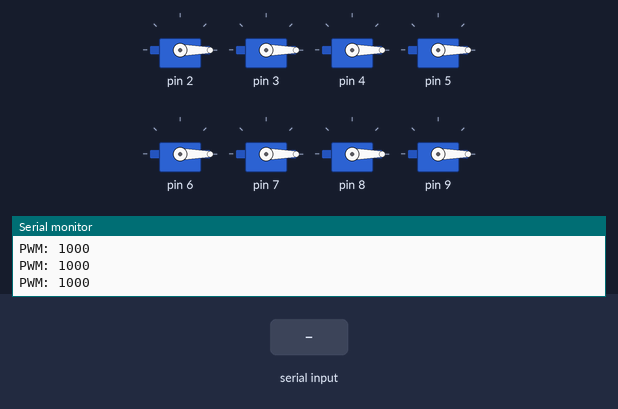
The sketch below on a simulated Arduino Uno, built with avr-gcc and run on an emulated ATmega328P. Parts: 8 × servo, the last lines printed to the serial monitor. The inputs (shaded band) are chosen by the test bench.

Above: at 6.2 s.
6.3 s: "1" received over Serial
At 7.6 s:
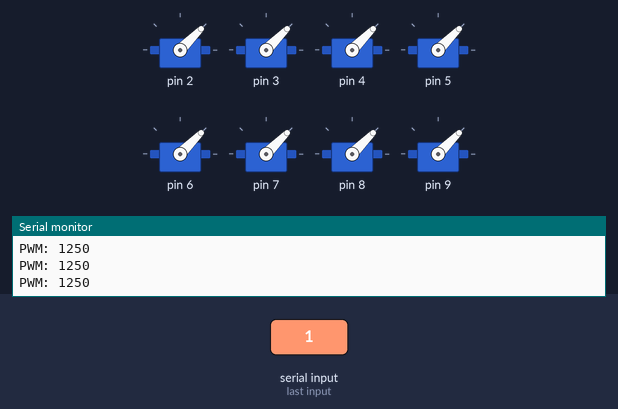
8.1 s: "2" received over Serial
At 9.3 s:
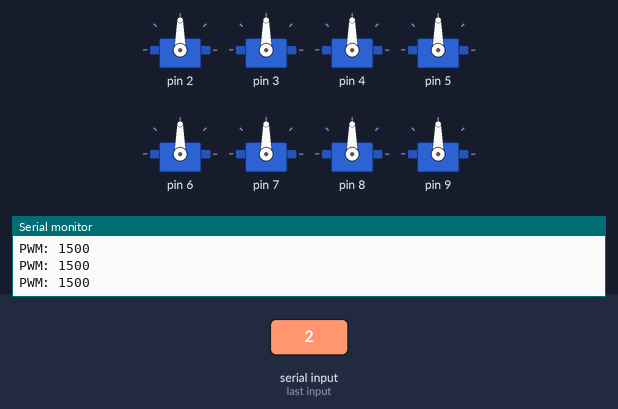
9.9 s: "3" received over Serial
At 10.9 s:
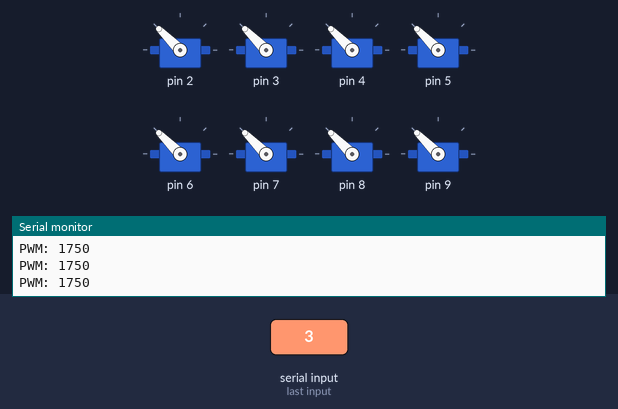
11.7 s: "4" received over Serial
At 12.6 s:
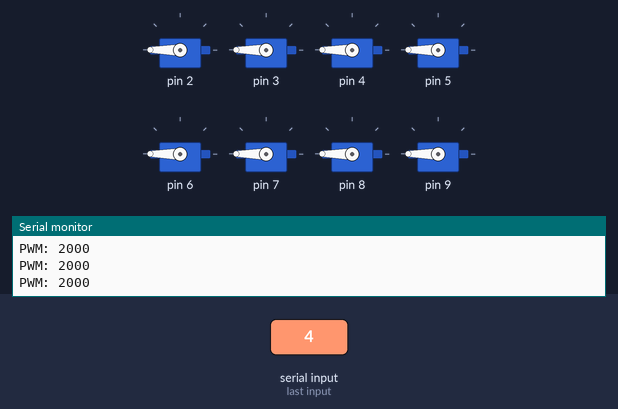
13.5 s: "0" received over Serial
At 14.2 s:
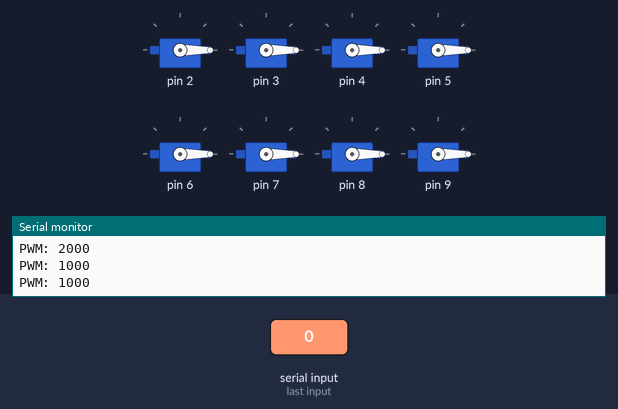
Timing chart, 0 to 16.3 s (numbered marks = the images above; inputs shaded):
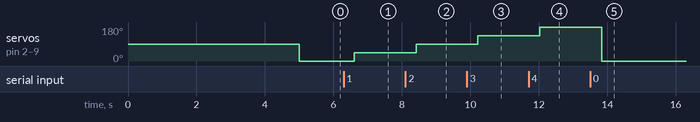

Measured:
- after the input at 6.3 s, servo on pin 2–9: 0° → 45° after 0.31 s
- after the input at 8.1 s, servo on pin 2–9: 45° → 90° after 0.32 s
- after the input at 9.9 s, servo on pin 2–9: 90° → 135° after 0.32 s
- after the input at 11.7 s, servo on pin 2–9: 135° → 180° after 0.33 s
- after the input at 13.5 s, servo on pin 2–9: 180° → 0° after 0.34 s

The sketch:

MotorTester.ino
```cpp
// Written: 2019/09/24, Bannwarth, J.X.J.
#include <Servo.h>

#define N_SERVO 8

Servo ESCs[N_SERVO];
int curPwm = 1000;

void SendPWM( int pwm ){
  int pwmRemapped = map( constrain(pwm, 1000, 2000), 1000, 2000, 0, 180);
  for (int i = 0; i < N_SERVO; ++i){
    ESCs[i].write( pwmRemapped );
  }
}

void setup() {
  delay(5000);
  // Map pins 2 to 9 to ESCs
  for (int i = 0; i < N_SERVO; ++i){
    ESCs[i].attach(i+2,1000,2000);
  }

  Serial.begin(9600);
  Serial.println("Started");
}

void loop() {
  SendPWM( curPwm );
  Serial.print( "PWM: " ); Serial.println( curPwm );

  while (Serial.available() > 0) {
   char received = Serial.read();
   switch ( received ){
    case '1': curPwm = 1250; break;
    case '2': curPwm = 1500; break;
    case '3': curPwm = 1750; break;
    case '4': curPwm = 2000; break;
    case '0': curPwm = 1000; break;
    default: break;
   }
  }
  delay( 200 );
}
```
